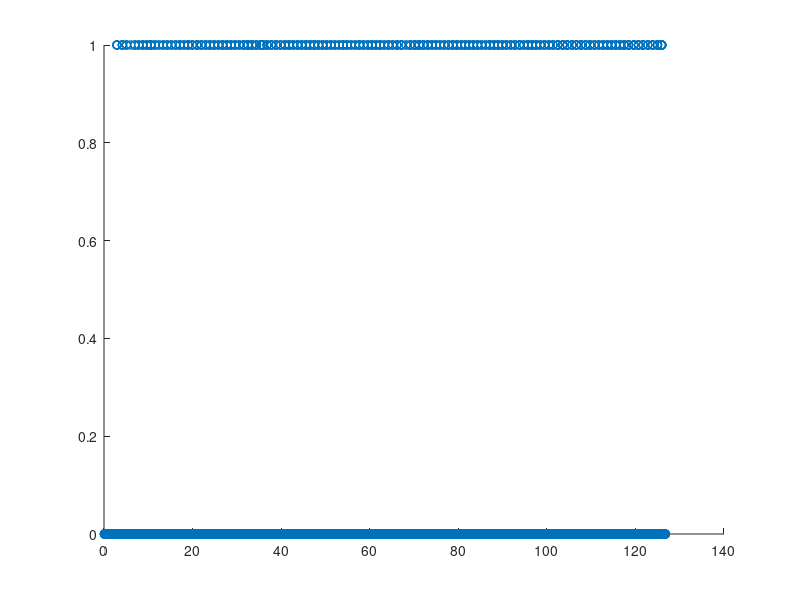
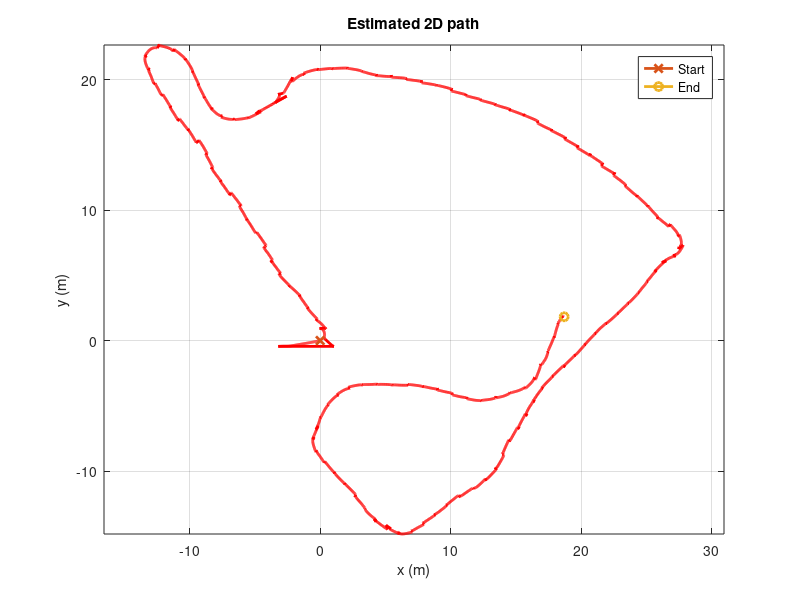

Reproduce these figures in MATLAB, in order.
clear all;

%% getting data
data  = load("my_case.mat");
data = data.data;
gyro_bias = [-0.09  -0.010   -0.0077]';

%% init arrays required
timestamp = data.AccR(5:length(data.AccR)-100,1)'; 
acc_s = data.AccR(5:length(data.AccR)-100,2:4)'; 
gyro_s = data.AngVelR(5:length(data.AngVelR)-100,2:4)'; 
data_size = length(timestamp);
acc_mag = sqrt(acc_s(1,:)'.^2 + acc_s(2,:)'.^2 + acc_s(3,:)'.^2);
gyro_mag = sqrt(gyro_s(1,:)'.^2 + gyro_s(2,:)'.^2 + gyro_s(3,:)'.^2);
stance = zeros(data_size,1);
g = 9.8; 


%% init roll pitch yaw
pitch = -asin(acc_s(1,1)/g);
roll = atan(acc_s(2,1)/acc_s(3,1));
yaw = 0;


%% init rotation matrix (it will rotate coordinates from body frame to navigational frame)
C = [cos(pitch)*cos(yaw) (sin(roll)*sin(pitch)*cos(yaw))-(cos(roll)*sin(yaw)) (cos(roll)*sin(pitch)*cos(yaw))+(sin(roll)*sin(yaw));
    cos(pitch)*sin(yaw)  (sin(roll)*sin(pitch)*sin(yaw))+(cos(roll)*cos(yaw))  (cos(roll)*sin(pitch)*sin(yaw))-(sin(roll)*cos(yaw));
    -sin(pitch) sin(roll)*cos(pitch) cos(roll)*cos(pitch)];
C_prev = C;

%% init array to store the outputs
acc_n = nan(3, data_size);
acc_n(:,1) = C*acc_s(:,1);

vel_n = nan(3, data_size);
vel_n(:,1) = [0 0 0]';

pos_n = nan(3, data_size);
pos_n(:,1) = [0 0 0]';

%% init coovarience matrix and other matrices required for the kalman filter
P = zeros(9);
sigma_omega = 0.3; sigma_a = 0.4;

%% init measurement matrix
H = [zeros(3) zeros(3) eye(3)];

%% measurement noise matrix
sigma_v = 1e-2;
R = diag([sigma_v sigma_v sigma_v]).^2;

%% init variables required for stance detction
priv_ZUPT = 0;
c1=0;
c2=0;
c3=0;
count = 0; % number of ZUPTs

for t = 2:data_size
    dt = timestamp(t) - timestamp(t-1);
    
    %% removing gyro bias
    gyro_s1 = gyro_s(:,t) - gyro_bias;
    
    ang_rate_matrix = [0   -gyro_s1(3)   gyro_s1(2);
        gyro_s1(3)  0   -gyro_s1(1);
        -gyro_s1(2)  gyro_s1(1)  0];
    
    %% update equations
    C = C_prev*(2*eye(3)+(ang_rate_matrix*dt))/(2*eye(3)-(ang_rate_matrix*dt));
    acc_n(:,t) = 0.5*(C + C_prev)*acc_s(:,t);
    vel_n(:,t) = vel_n(:,t-1) + ((acc_n(:,t) - [0; 0; g] )+(acc_n(:,t-1) - [0; 0; g]))*dt/2;
    pos_n(:,t) = pos_n(:,t-1) + (vel_n(:,t) + vel_n(:,t-1))*dt/2;
    
    S = [0  -acc_n(3,t)  acc_n(2,t);
        acc_n(3,t)  0  -acc_n(1,t);
        -acc_n(2,t) acc_n(1,t) 0];
    
    F = [eye(3)  zeros(3,3)    zeros(3,3);
        zeros(3,3)   eye(3)  dt*eye(3);
        -dt*S  zeros(3,3)    eye(3) ];
    
    % process noise matrix
    Q = diag([sigma_omega sigma_omega sigma_omega 0 0 0 sigma_a sigma_a sigma_a]*dt).^2;
    
    % propagation of covarince matrix
    P = F*P*F' + Q;
    
   %% stance detection 
   % condition 1
    if(9<acc_mag(t) && acc_mag(t)<11)
         c1 = 1;
     else
         c1 = 0;
     end
     %% condition 2
    window = 15;
    if ((t-window) > 0)
        up = acc_mag((t-window):t);
    else
        up = acc_mag(1:t);
    end
    if((t+window) <= length(data))
        down = acc_mag(t:(t+window));
    else
        down = acc_mag(t:length(data));
    end
    up_down = [up ; down];
    var_a = var(up_down);
    
    if(var_a > 3)
         c2 = 1;
    else
         c2 = 0;
    end
    
    %% condition 3
    if(gyro_mag(t)*(180/pi) < 50)
         c3 = 1;
    else
         c3 = 0;
    end
    
    %% checking if all conditions are satisfied
    if(c1==1)
        if(c2==1)
            if(c3==1)
                 
                if(true)
                    stance(t) = 1;
                    count = count +1 ;
                    priv_ZUPT = timestamp(t);  
                end
            end
        end
    end
    
    
    
    
   %% ZUPT 
    if (stance(t) ==1)
        % kalman gain
        K = (P*(H)')/((H)*P*(H)' + R);
        
        % state correction
        delta_x = K*vel_n(:,t);
        
        % covariace correction
        P = (eye(9) - K*(H)) * P * (eye(9) - K*(H))' + K*R*K'; 
        
        % corrections
        attitude_error = delta_x(1:3);
        pos_error = delta_x(4:6);
        vel_error = delta_x(7:9);
        
        ang_matrix = -[0   -attitude_error(3,1)   attitude_error(2,1);
            attitude_error(3,1)  0   -attitude_error(1,1);
            -attitude_error(2,1)  attitude_error(1,1)  0];
        
        % rotation matrix correction
        C = (2*eye(3)+(ang_matrix))/(2*eye(3)-(ang_matrix))*C;
        
        vel_n(:,t)=vel_n(:,t)-vel_error;
        pos_n(:,t)=pos_n(:,t)-pos_error;
    end
     
    C_prev = C; 
    
end

scatter(timestamp, stance);

figure;
box on;
hold on;
angle = 90+90+90; 
rotation_matrix = [cosd(angle) -sind(angle);
    sind(angle) cosd(angle)];
pos_r = zeros(2,data_size);
for idx = 1:data_size
    pos_r(:,idx) = rotation_matrix*[pos_n(1,idx) pos_n(2,idx)]';
end
plot(pos_r(1,:),pos_r(2,:),'LineWidth',2,'Color','r');
start = plot(pos_r(1,1),pos_r(2,1),'Marker','X','LineWidth',2);
stop = plot(pos_r(1,end),pos_r(2,end),'Marker','o','LineWidth',2);

xlabel('x (m)');
ylabel('y (m)');
title('Estimated 2D path');
legend([start;stop],'Start','End');
axis equal;
grid;
hold off;
